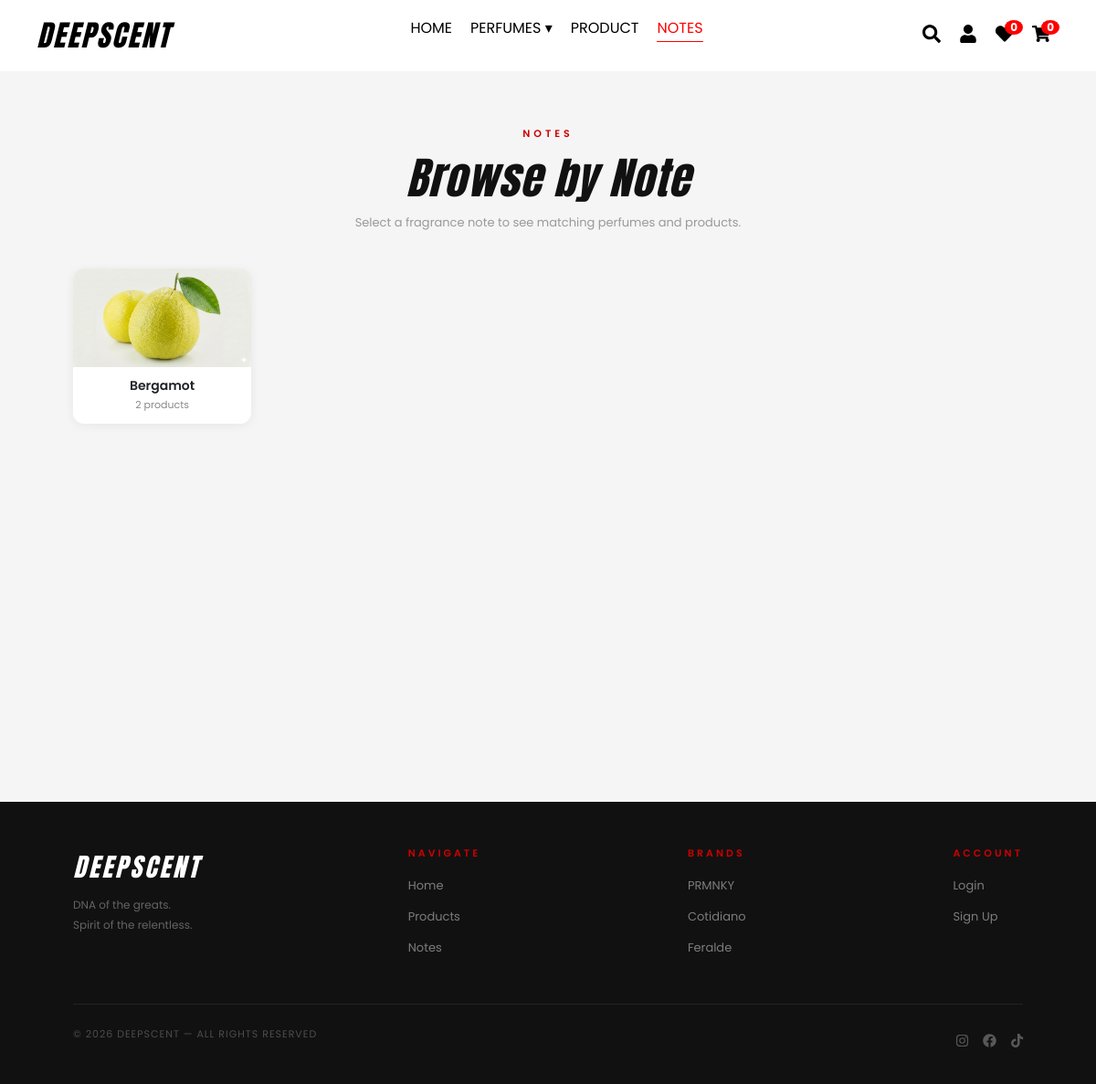
/notes, run on an earlier commit of the app's database.
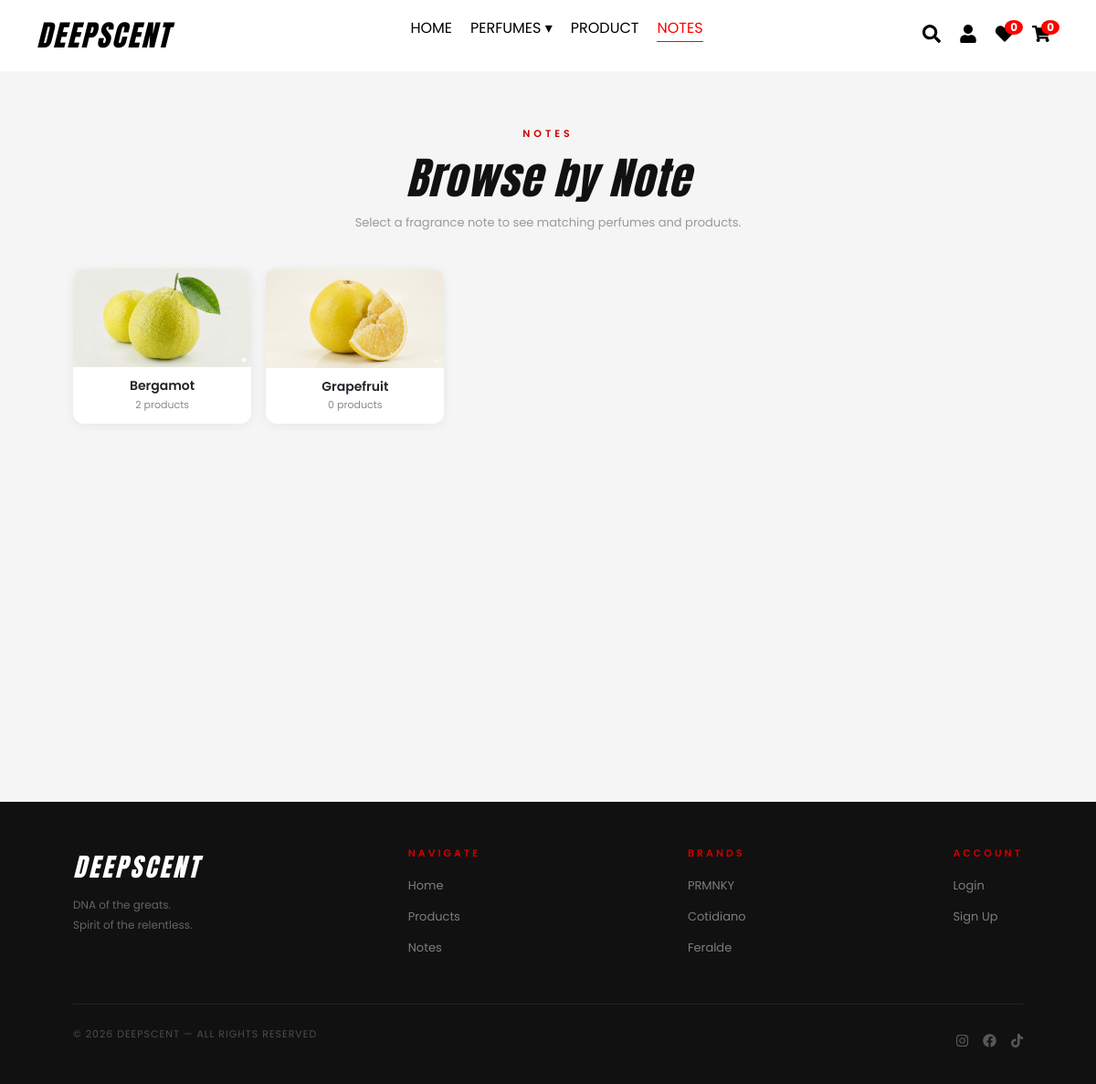
And on a later commit of the database.
### website/models.py (models this page shows)
class Note(db.Model):
    id = db.Column(db.Integer, primary_key=True)
    name = db.Column(db.String(100), unique=True, nullable=False)
    image = db.Column(db.String(100), nullable=True)
    products = db.relationship('Product', backref='note', lazy=True)

class Brand(db.Model):
    id = db.Column(db.Integer, primary_key=True)
    name = db.Column(db.String(100), unique=True, nullable=False)
    logo = db.Column(db.String(150), nullable=True)

### website/views.py (the view)
@views.route('/notes')
def notes():
    notes = Note.query.order_by(Note.name).all()
    return render_template('notes.html', notes=notes)

### website/templates/notes.html (shortened to what the changed rows need)
{% extends "base.html" %}
{% block content %}
<section class="notes-page">
    <div class="notes-header">
        {% if note %}
            <div class="note-breadcrumb">
                <a href="{{ url_for('views.notes') }}">Notes</a>
                <span>/</span>
                <span>{{ note.name }}</span>
            </div>
            <div class="note-detail-top">
                <p class="section-label">NOTE</p>
                <h1 class="note-title">{{ note.name }}</h1>
                <p class="note-description">Products tagged with this note.</p>
                {% if note.image %}
                <div class="note-image-card">
                    <img src="{{ url_for('static', filename='uploads/' ~ note.image) }}" alt="{{ note.name }}">
                </div>
                {% endif %}
            </div>
        {% else %}
            <div style="text-align:center;margin-bottom:40px;">
                <h1 class="note-title">Browse by Note</h1>
            </div>
        {% endif %}
    </div>
    {% if note %}
    <div class="products-grid">
        {% if products %}
            {% for product in products %}
            <div class="product-card">
                <div class="product-img-wrap">
                    {% if product.discount %}
                    <div class="product-badge-sale">SAVE {{ product.discount }}%</div>
                    {% endif %}
                    {% set total_stock = (product.stock_50ml or 0) + (product.stock_100ml or 0) %}
                    {% if total_stock == 0 %}
                    <div class="product-badge-stock out">Out of Stock</div>
                    {% elif total_stock < 5 %}
                    <div class="product-badge-stock low">{{ total_stock }} left</div>
                    {% endif %}
                    <a href="{{ url_for('views.product_detail', product_id=product.id) }}">
                        <img src="{{ url_for('static', filename='uploads/' ~ product.image) }}" alt="{{ product.name }}">
                    </a>
                </div>
                <div class="product-info">
                    <div class="product-tags">
                        <span class="tag tag-gender">{{ product.gender or 'UNISEX' }}</span>
                        <span class="tag tag-type">EDP</span>
                    </div>
                    <p class="product-brand">{{ product.brand }}</p>
                    <a href="{{ url_for('views.product_detail', product_id=product.id) }}" style="text-decoration:none;">
                        <h3 class="product-name">{{ product.name }}</h3>
                    </a>
                    <div class="product-footer">
                        <div class="product-price-wrap">
                            {% if product.discount %}
                            <span class="product-price-old">₱{{ "%.2f"|format(product.price) }}</span>
                            <span class="product-price">₱{{ "%.2f"|format(product.price * (1 - product.discount / 100)) }}</span>
                            {% else %}
                            <span class="product-price">₱{{ "%.2f"|format(product.price) }}</span>
                            {% endif %}
                        </div>
                        <div class="product-actions">
                            <button class="product-action-btn heart-btn {% if current_user.is_authenticated and product.id in favorited_ids %}favorited{% endif %}"
                                data-id="{{ product.id }}"
                                data-auth="{% if current_user.is_authenticated %}yes{% else %}no{% endif %}"
                                onclick="toggleFavorite(this)" title="Favorites">
                                <i class="fas fa-heart"></i>
                            </button>
                            <button class="product-action-btn cart-btn" title="Add to Cart"
                                onclick="openCartModal('{{ product.id }}', '{{ product.name }}', {{ product.price * (1 - product.discount / 100) if product.discount else product.price }}, '{% if current_user.is_authenticated %}yes{% else %}no{% endif %}', '{{ url_for('static', filename='uploads/' ~ product.image) }}', '{{ product.brand }}', '{{ product.gender if product.gender else 'UNISEX' }}', {{ (product.price_100ml * (1 - product.discount / 100)) if product.price_100ml and product.discount else (product.price_100ml if product.price_100ml else product.price) }})">
                                <i class="fas fa-shopping-cart"></i>
                            </button>
                        </div>
                    </div>
                </div>
            </div>
            {% endfor %}
        {% else %}
            <p class="empty-row">No products found for this note yet.</p>
        {% endif %}
    </div>
    {% else %}
    <div class="notes-grid">
        {% if notes %}
            {% for note in notes %}
            <a href="{{ url_for('views.note_products', note_id=note.id) }}" class="note-card">
                {% if note.image %}
                <div class="note-card-image"><img src="{{ url_for('static', filename='uploads/' ~ note.image) }}" alt="{{ note.name }}"></div>
                {% endif %}
                <div class="note-card-body">
                    <h3>{{ note.name }}</h3>
                    <p>{{ note.products | length }} product{{ 's' if note.products | length != 1 }}</p>
                </div>
            </a>
            {% endfor %}
        {% else %}
            <div class="empty-row" style="grid-column: 1 / -1;">
                <p class="empty-row-text">No notes added yet.</p>
            </div>
        {% endif %}
    </div>
    {% endif %}
</section>
{% endblock %}

### website/templates/base.html (shortened to what the changed rows need)
<!DOCTYPE html>
<html lang="en">
<head>
    <link rel="stylesheet" href="{{ url_for('static', filename='css/all.min.css') }}">
    <link rel="stylesheet" href="{{ url_for('static', filename='css/bootstrap.min.css') }}">
    <link rel="stylesheet" href="{{ url_for('static', filename='css/all.min.css') }}">
    <link rel="stylesheet" href="{{ url_for('static', filename='css/style.css') }}">
    <link rel="stylesheet" href="https://unpkg.com/leaflet@1.9.4/dist/leaflet.css">
</head>
<body>
    <main>
        {% block content %}{% endblock %}
    </main>
    <footer>
        <div class="footer-inner">
            <div class="footer-links">
                <ul>
                    {% for brand in g.brands %}
                    <li><a href="{{ url_for('views.perfumes', brand=brand.name) }}">{{ brand.name }}</a></li>
                    {% endfor %}
                </ul>
            </div>
        </div>
    </footer>
</body>
</html>

What changed in the data, as far as the page shows it:
added Note: image (picture), name "Grapefruit", products|length "0", products "s"
